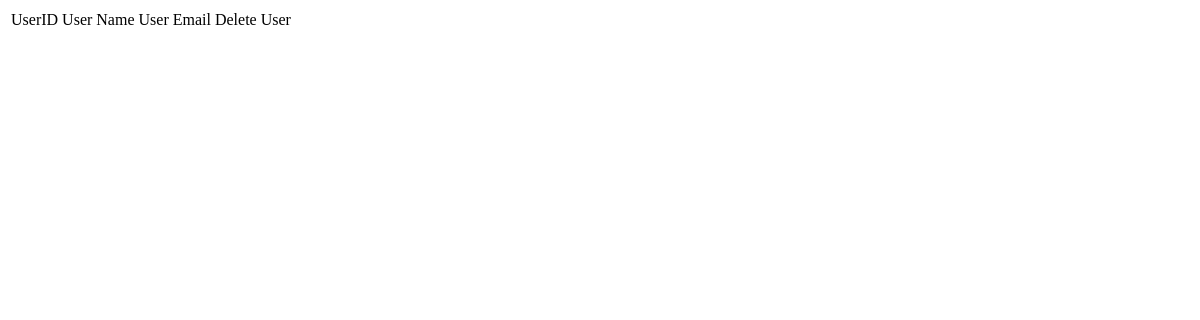
Page /UserManagment.php on the earlier database version.
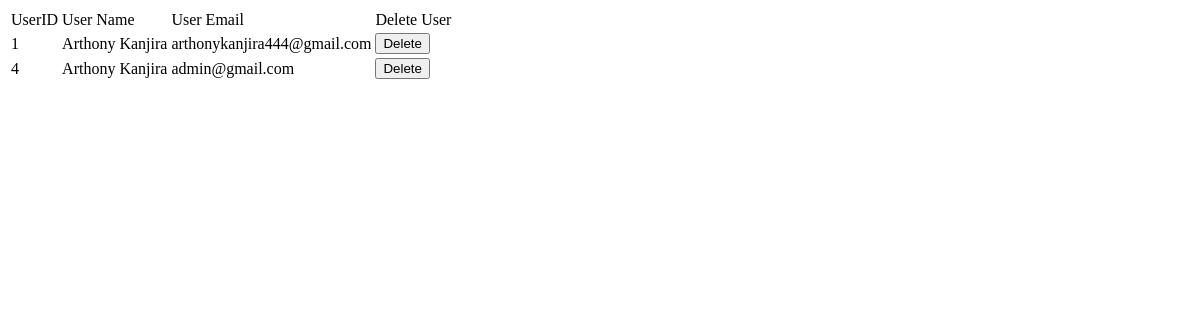
Same page on the later database version.
### tables this page shows
CREATE TABLE `users` (
  `UserID` int(11) NOT NULL,
  `FirstName` varchar(50) NOT NULL,
  `LastName` varchar(50) NOT NULL,
  `Password` varchar(255) NOT NULL,
  `Country` varchar(50) NOT NULL,
  `PhoneNumber` varchar(15) NOT NULL,
  `Email` varchar(100) NOT NULL
);

### UserManagment.php (the view, shortened to what this page needs)
<?php
$servername ="localhost";
$username = "root";
$password = "";
$dbname = "e-shop";
$conn = new mysqli($servername, $username, $password, $dbname);
$stmt = $conn->prepare("SELECT * FROM users");
$stmt->execute();
$result = $stmt->get_result();
?>
<!DOCTYPE html>
<html lang="en">
<head>
</head>
<body>
    <table>
        <tr>
        <td>UserID</td>
        <td>User Name</td>
        <td>User Email</td>
        <td>Delete User</td>
        </tr>
        <?php
        while($row = $result->fetch_assoc()){
        echo '
         <tr>
         <td>'.$row['UserID'].'</td>
         <td>'.$row['FirstName'].' '.$row['LastName'].'</td>
         <td>'.$row['Email'].'</td>
         <form action ="" method ="post">
         <input type="hidden" name="UserID" value="'.$row['UserID'].'">
         <td><button type ="submit">Delete</button></td>
         </tr>
         </form>';}
        ?>
    </table>
</body>
</html>

Differences in the rows shown:
added users: UserID "1", FirstName "Arthony", LastName "Kanjira", Email "arthonykanjira444@gmail.com"
added users: UserID "4", FirstName "Arthony", LastName "Kanjira", Email "admin@gmail.com"
